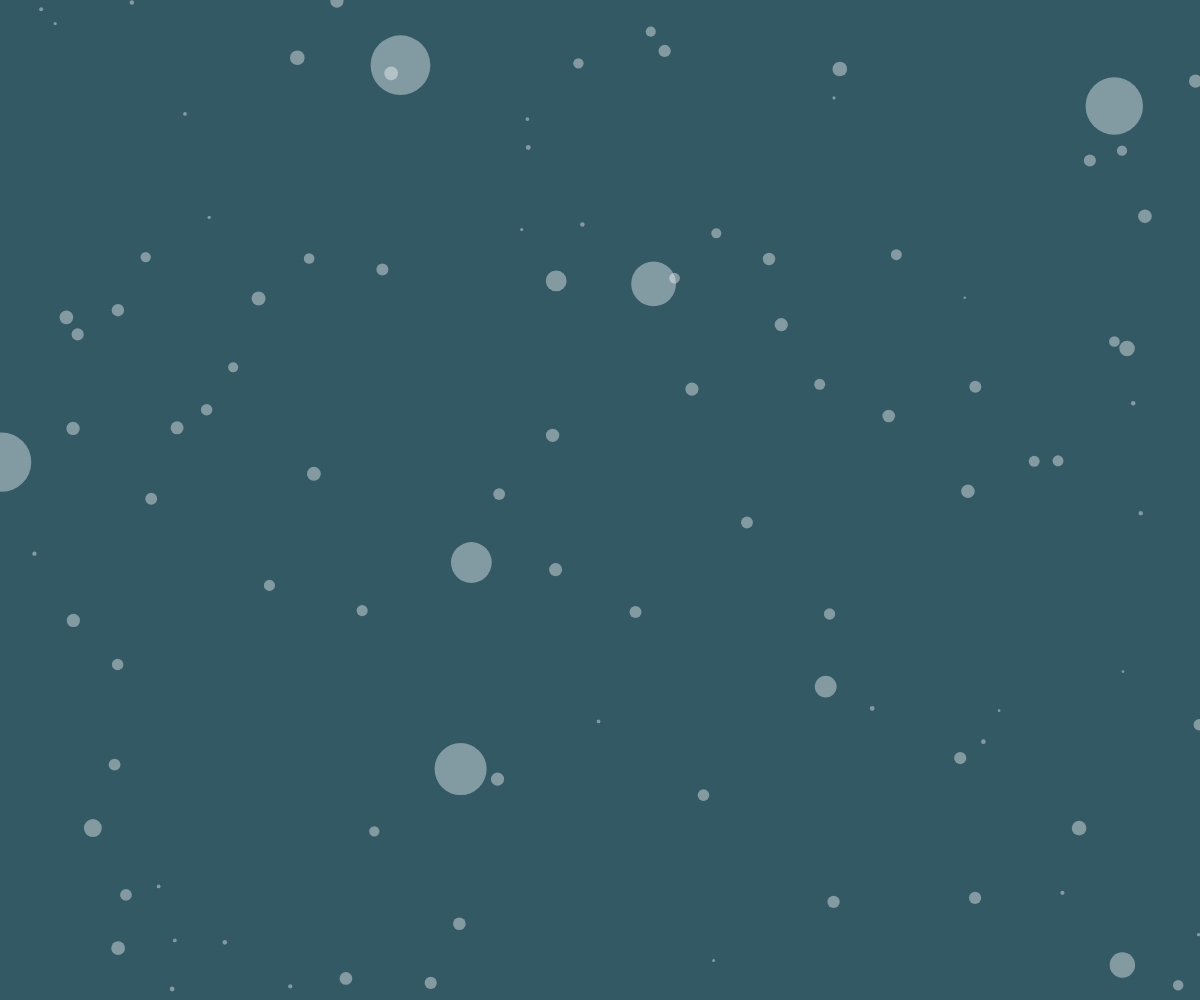
Frame 1 (no input)
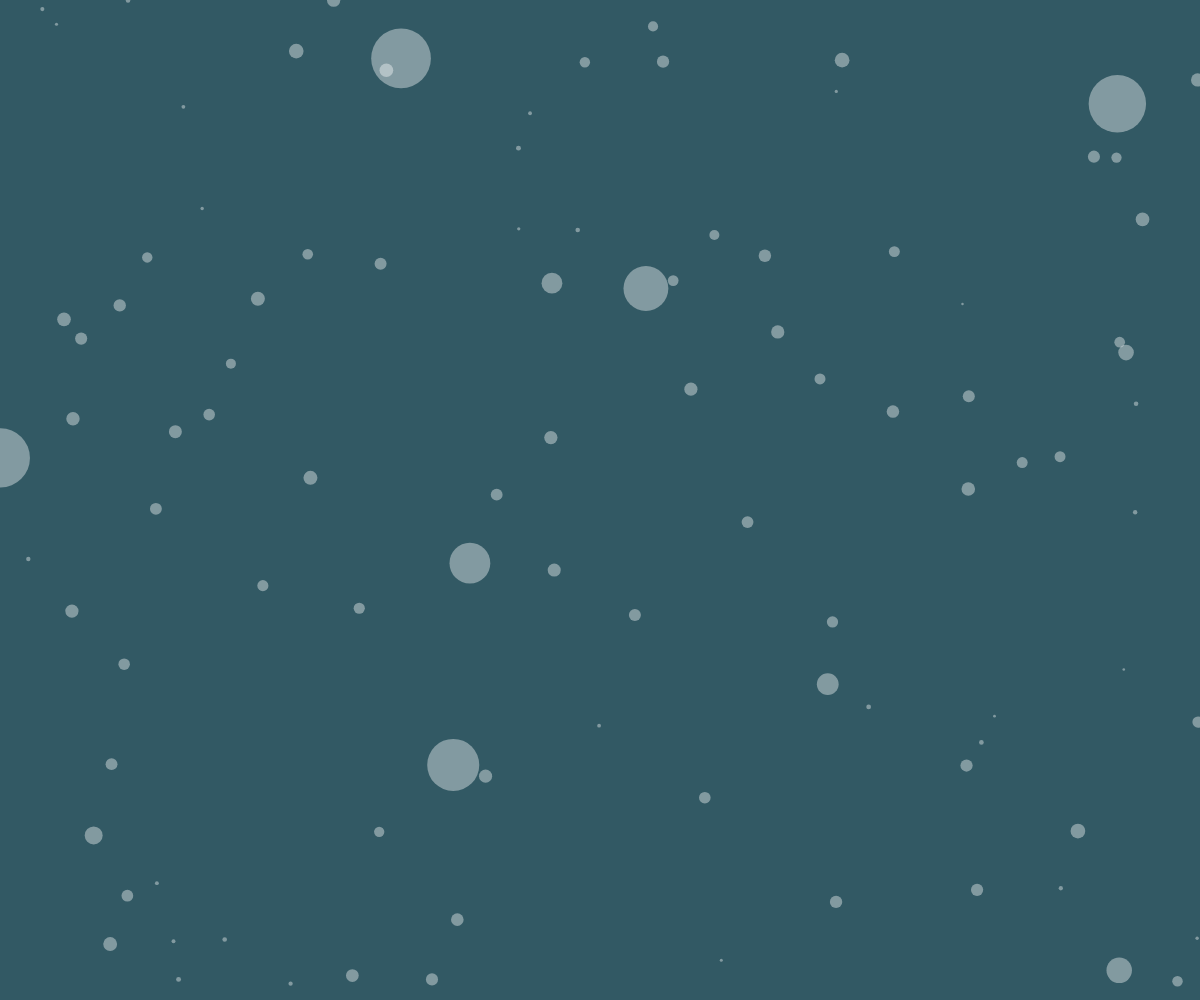
Frame 60 (no input)
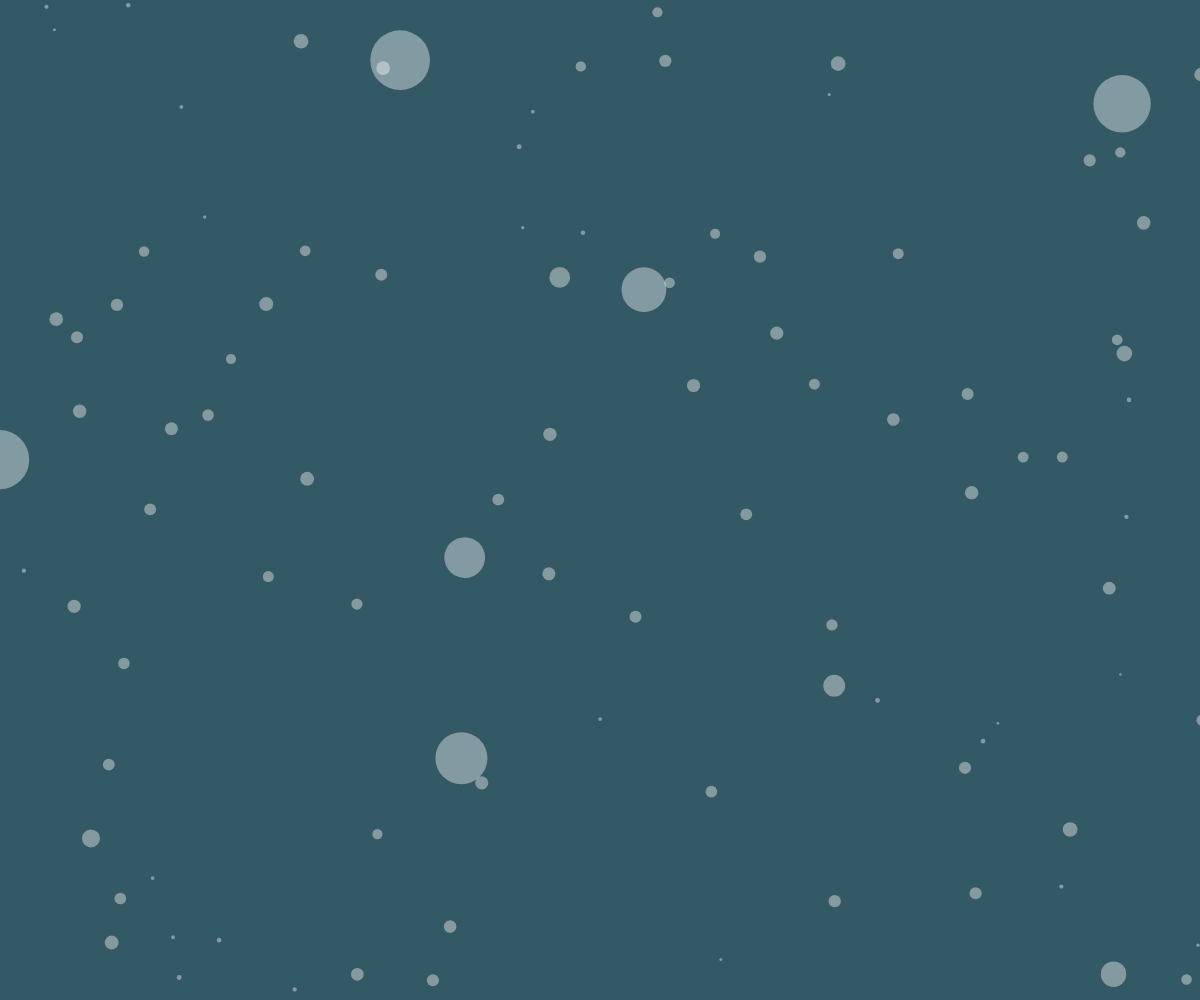
Frame 120 (the mouse pressed at the canvas centre since frame 60)

The p5.js sketch that drew these frames (run headless with seeded random() and noise() and a simulated clock; from frame 60 on, the mouse is pressed at the canvas centre):

// p5.js sketch
// ── sketch.js
var bubbles = []; // array of Jitter objects

function setup() {
  createCanvas(windowWidth, windowHeight);
  noStroke();
  // Create objects
  for (var i=0; i<100; i++) {
    bubbles.push(new Bubble());
  }
}

function draw() {
  background(50, 89, 100);
  for (var i=0; i<bubbles.length; i++) {
    bubbles[i].move();
    bubbles[i].display();
  }
}

// Bubble class
function Bubble() {
  this.x = random(width);
  this.y = random(height);
  this.speed = 1;
  
  this.sorte = random(1, 100);
  if(this.sorte > 0 && this.sorte < 30){
      this.diameter = random(2, 5);
  }else if(this.sorte > 30 && this.sorte < 90){ 
     this.diameter = random(10, 15);
  }else{
     this.diameter = random(10, 60);
  }

  this.move = function() {
    this.x += random(-this.speed, this.speed);
    this.y += random(-this.speed, this.speed);
  };

  this.display = function() {    
    fill(255, 100);
    ellipse(this.x, this.y, this.diameter, this.diameter);
  };
}

function mouseMoved(){
 //bugs.pop(); //esse retira os ultimos adicionados.
 bubbles.splice(0, 1); //esse retira o mais antigo.
 bubbles.push(new Bubble());
}
